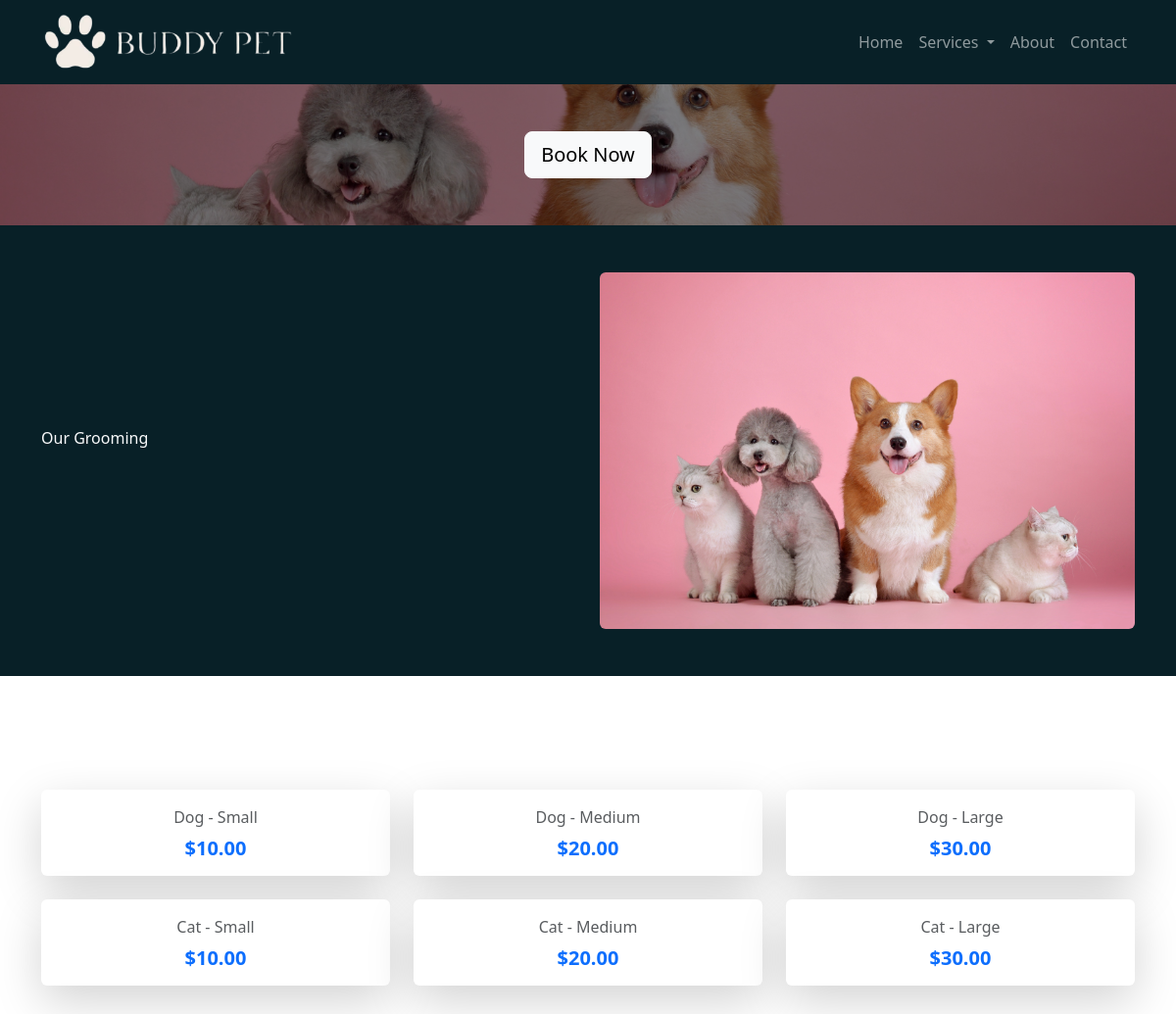
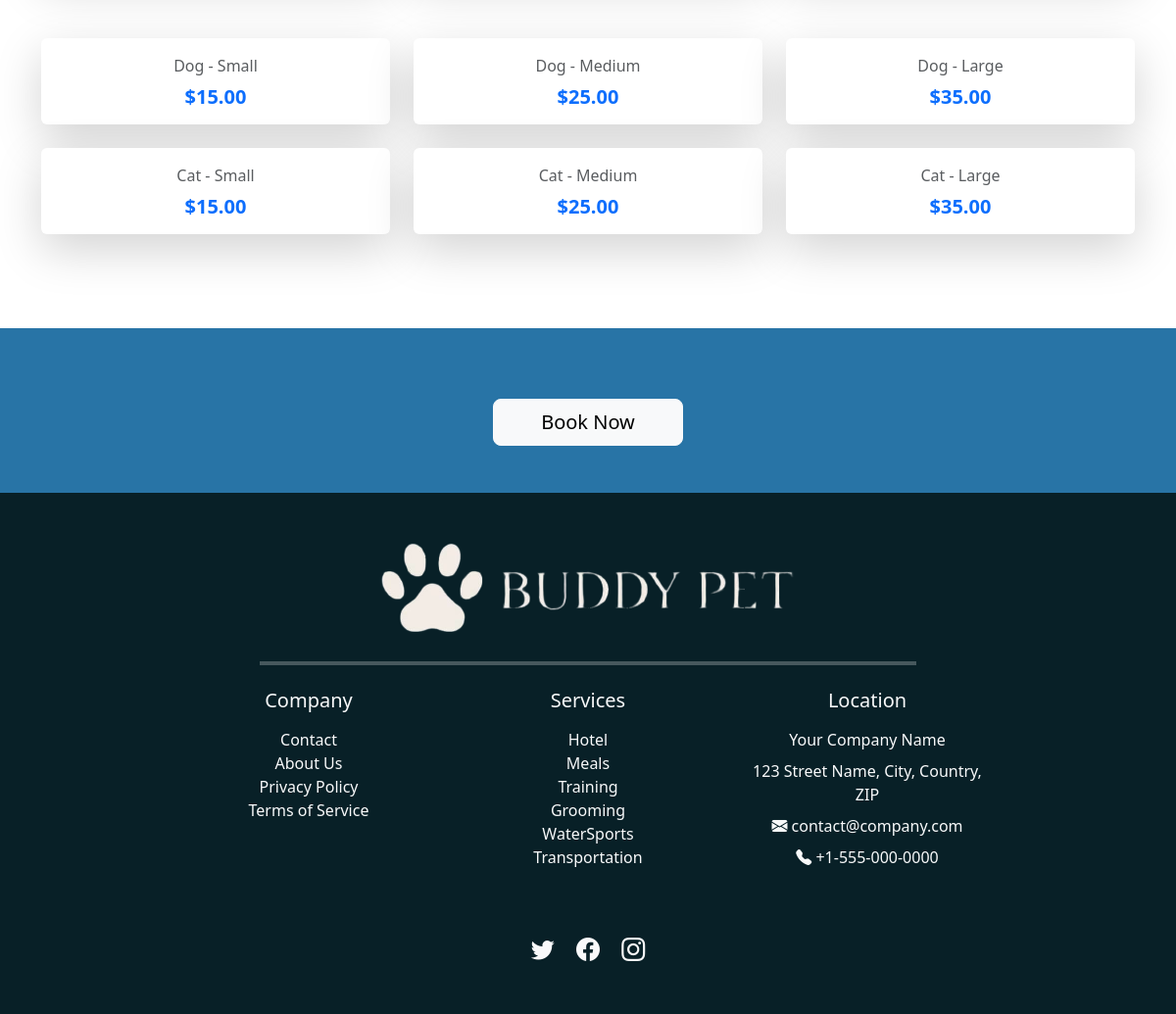
Screenshot of /grooming/ with the database file from the repository (2 pictures, top to bottom).
### branding/models.py (models this page shows, shortened)
class Branding(models.Model):
    company_name = models.CharField(max_length=255, default="Your Company Name",
                                    help_text="Enter the full name of the company.")
    company_email = models.EmailField(default="contact@company.com",
                                      help_text="Enter the official company email address.")
    company_phone = models.CharField(max_length=20, default="+1-555-000-0000",
                                     help_text="Enter the company’s contact number (e.g., +1-555-000-0000).")
    company_address = models.TextField(default="123 Street Name, City, Country, ZIP",
                                       help_text="Enter the full address of the company, including city and ZIP code.")
    logo = models.ImageField(upload_to="branding/", default="default/default_logo.png",
                             help_text="Upload the website logo.")
    favicon = models.ImageField(upload_to="branding/", default="default/default_icon.ico",
                                help_text="Upload the favicon (ICO or PNG).")
    video = models.FileField(upload_to="branding/videos/", default="default/default_video.mp4", blank=True, null=True,
                             help_text="Upload a promotional or branding video file.")
    meta_keywords = models.CharField(max_length=255, blank=True,
                                     default="generic, branding, business, website, company",
                                     help_text="Enter meta keywords for SEO (comma-separated).")
    meta_description = models.TextField(blank=True, default="Enter a meta description for SEO.",
                                        help_text="Enter a meta description for SEO.")
    twitter_link = models.URLField(blank=True, default="https://twitter.com/yourcompany",
                                   help_text="Link to your Twitter profile.")
    facebook_link = models.URLField(blank=True, default="https://facebook.com/yourcompany",
                                    help_text="Link to your Facebook page.")
    instagram_link = models.URLField(blank=True, default="https://instagram.com/yourcompany",
                                     help_text="Link to your Instagram profile.")
    class Meta:
        verbose_name = "Branding"
        verbose_name_plural = "Branding"

### grooming/models.py (models this page shows, shortened)
class GroomingPage(TranslatableModel):
    DEFAULT_IMAGE = 'default/placeholder.jpg'
    translations = TranslatedFields(
        hero_title=models.CharField(max_length=100, default="Professional Pet Grooming Services"),
        hero_subheading=models.CharField(max_length=255, default="Keep your furry friend looking and feeling their best with our expert grooming care."),
        our_grooming_title=models.CharField(max_length=100, default="Tailored Grooming for Every Pet"),
        our_grooming_subheading=models.TextField(default="We provide breed-specific grooming, coat care, and spa treatments designed to suit your pet’s individual needs."),
        grooming_info_title=models.CharField(max_length=100, default="Grooming Packages & Pricing"),
        grooming_info_description=models.TextField(default="Choose from full-service grooms, quick clean-ups, or luxury spa packages. Pricing depends on pet size, coat type, and selected services."),
        cta_title=models.CharField(max_length=100, default="Time for a Fresh Look?"),
        cta_subheading=models.TextField(default="Schedule your pet’s grooming session today and give them the pampering they deserve."),
    )
    hero_image = models.ImageField(upload_to='grooming/', blank=True, null=True, default=DEFAULT_IMAGE)
    our_grooming_image = models.ImageField(upload_to='grooming/', blank=True, null=True, default=DEFAULT_IMAGE)
    class Meta:
        verbose_name = "Grooming Page Content"
        verbose_name_plural = "Grooming Page Content"

class AnimalSize(models.Model):
    SIZE_CHOICES = (
        ('small', 'Small'),
        ('medium', 'Medium'),
        ('large', 'Large'),
    )
    ANIMAL_CHOICES = (
        ('dog', 'Dog'),
        ('cat', 'Cat'),
    )
    animal = models.CharField(max_length=50, choices=ANIMAL_CHOICES)
    size = models.CharField(max_length=50, choices=SIZE_CHOICES)
    service = models.ForeignKey(Service, on_delete=models.CASCADE)
    price = models.DecimalField(max_digits=5, decimal_places=2)
    class Meta:
        verbose_name = "Prices"
        verbose_name_plural = "Prices"

### grooming/views.py (the view)
# urls.py: path('grooming/', GroomingView.as_view(), name='grooming'),
class GroomingView(TemplateView):
    template_name = 'grooming.html'
    def get_context_data(self, **kwargs):
        context = super().get_context_data(**kwargs)
        context = {
            "branding": Branding.objects.first(),
            "service": Service.objects.all(),
            "grooming": GroomingPage.objects.first(),
        }
        return context

### grooming/templates/grooming.html (shortened to what this page needs)
{% extends "base.html" %}
{% load i18n %}
    {% block extra_head %}
    {% load static %}
    <link rel="stylesheet" type="text/css" href="{% static 'home.css' %}">
    <link rel="stylesheet" type="text/css" href="{% static 'base.css' %}">
    {% endblock %}
{% block content %}
<body class="bg-light">
    <section class="hero-section pb-5 bg-primary text-white text-center d-flex justify-content-center align-items-center"
             style="background-image: url('{{ grooming.hero_image.url }}'); background-size: cover; background-position: center; position: relative;">
        <div class="container text-center" style="position: relative; z-index: 2;">
            <a href="{% url 'select_dates' %}" class="btn btn-light btn-lg">{% trans 'Book Now' %}</a>
        </div>
    </section>
    <section class="our-meals-section py-5 text-light" style="background-color: #082027;">
        <div class="container">
            <div class="row align-items-center">
                <div class="col-md-6">
                    <h6>{% trans 'Our Grooming' %}</h6>
                </div>
                <div class="col-md-6">
                    <img src="{{ grooming.our_grooming_image.url }}" alt="{% trans 'Our Grooming' %}" class="img-fluid rounded w-100">
                </div>
            </div>
        </div>
    </section>
    <section class="py-5 text-dark bg-white">
        <div class="container">
            {% for service in service %}
                <div class="mb-5">
                    <div class="d-flex align-items-center mb-3">
                        <div class="flex-grow-1 text-center">
                        </div>
                    </div>
                    <div class="row g-4">
                        {% for size in service.animalsize_set.all %}
                            <div class="col-md-4">
                                <div class="card h-100 shadow-lg border-0">
                                    <div class="card-body d-flex flex-column justify-content-center text-center">
                                        <p class="text-muted mb-2">{{ size.get_animal_display }} - {{ size.get_size_display }}</p>
                                        <h5 class="fw-bold text-primary mb-0">${{ size.price|floatformat:2 }}</h5>
                                    </div>
                                </div>
                            </div>
                        {% empty %}
                            <div class="col-12">
                                <div class="alert alert-warning text-center" role="alert">
                                    {% trans 'No pricing available for this service.' %}
                                </div>
                            </div>
                        {% endfor %}
                    </div>
                </div>
            {% empty %}
                <div class="text-center">
                    <p class="text-muted">{% trans 'No grooming services found.' %}</p>
                </div>
            {% endfor %}
        </div>
    </section>
    <section class="py-5 text-center text-white" style="background-color: #2874a6;">
        <div class="container">
            <a href="{% url 'select_dates' %}" class="btn btn-light btn-lg px-5">{% trans 'Book Now' %}</a>
        </div>
    </section>
</body>
{% endblock %}

### home/templates/base.html (shortened to what this page needs)
<!DOCTYPE html>
{% load i18n %}
<html lang="{% get_current_language as LANGUAGE_CODE %}">
<head>
    {% load static %}
    <link rel="stylesheet" type="text/css" href="{% static 'base.css' %}">
    <link href="https://cdn.jsdelivr.net/npm/bootstrap@5.3.2/dist/css/bootstrap.min.css" rel="stylesheet">
    <link rel="stylesheet" href="https://cdn.jsdelivr.net/npm/bootstrap-icons/font/bootstrap-icons.css">
    {% block extra_head %}{% endblock %}
</head>
<body class="bg-light">
    <nav class="navbar navbar-expand-lg navbar-dark" style="background-color: #082027; z-index: 1000;">
        <div class="container">
            <a class="navbar-brand" href="/">
                <img src="{{ branding.logo.url }}" alt="{{ branding.company_name }}" class="img-fluid" style="max-height: 60px;">
            </a>
            <div class="collapse navbar-collapse" id="navbarNav">
                <ul class="navbar-nav ms-auto">
                    <li class="nav-item"><a class="nav-link" href="/">{% trans "Home" %}</a></li>
                    <li class="nav-item dropdown">
                        <a class="nav-link dropdown-toggle" id="navbarDropdown" role="button" data-bs-toggle="dropdown" aria-expanded="false" href="{% url 'services' %}">
                            {% trans "Services" %}
                        </a>
                    </li>
                    <li class="nav-item"><a class="nav-link" href="{% url 'about_us' %}">{% trans "About" %}</a></li>
                    <li class="nav-item"><a class="nav-link" href="{% url 'contact' %}">{% trans "Contact" %}</a></li>
                </ul>
            </div>
        </div>
    </nav>
    {% block content %} {% endblock %}
    <footer class="text-light py-5 pt-5" style="background-color: #082027;">
        <div class="container">
            <div class="row justify-content-center text-center">
                <div class="col-12 text-center mb-4">
                    <img src="{{ branding.logo.url }}" alt="{{ branding.company_name }}" class="img-fluid" style="max-height: 100px;">
                </div>
                <div class="col-12 text-center text-light mb-4">
                    <hr class="border-bottom border-2 border-white" style="width: 60%; margin: 0 auto;">
                </div>
                <div class="col-md-3 text-center mb-3">
                    <h5 class="mb-3">{% trans "Company" %}</h5>
                    <ul class="list-unstyled">
                        <li><a href="{% url 'contact' %}" class="text-light text-decoration-none">{% trans "Contact" %}</a></li>
                        <li><a href="{% url 'about_us' %}" class="text-light text-decoration-none">{% trans "About Us" %}</a></li>
                        <li><a href="{% url 'privacy_policy' %}" class="text-light text-decoration-none">{% trans "Privacy Policy" %}</a></li>
                        <li><a href="{% url 'terms_of_service' %}" class="text-light text-decoration-none">{% trans "Terms of Service" %}</a></li>
                    </ul>
                </div>
                <div class="col-md-3 text-center mb-3">
                    <h5 class="mb-3">{% trans "Services" %}</h5>
                    <ul class="list-unstyled">
                        <li><a href="{% url 'hotel' %}" class="text-light text-decoration-none">{% trans "Hotel" %}</a></li>
                        <li><a href="{% url 'meals' %}" class="text-light text-decoration-none">{% trans "Meals" %}</a></li>
                        <li><a href="{% url 'training' %}" class="text-light text-decoration-none">{% trans "Training" %}</a></li>
                        <li><a href="{% url 'grooming' %}" class="text-light text-decoration-none">{% trans "Grooming" %}</a></li>
                        <li><a href="{% url 'water_sports' %}" class="text-light text-decoration-none">{% trans "WaterSports" %}</a></li>
                        <li><a href="{% url 'transportation' %}" class="text-light text-decoration-none">{% trans "Transportation" %}</a></li>
                    </ul>
                </div>
                <div class="col-md-3 text-center text-light mb-4">
                    <h5 class="mb-3">{% trans "Location" %}</h5>
                    <p class="text-light mb-2">{{branding.company_name}}</p>
                    <p class="text-light mb-2">{{branding.company_address}}</p>
                    <a href="mailto:{{branding.company_email}}" class="text-light text-decoration-none mb-2 d-block">
                        <i class="bi bi-envelope-fill"></i> {{branding.company_email}}
                    </a>
                    <p>
                        <a href="tel:{{branding.company_phone}}" class="text-light text-decoration-none">
                            <i class="bi bi-telephone-fill"></i> {{branding.company_phone}}
                        </a>
                    </p>
                </div>
            </div>
            <div class="text-center mt-4">
                <a href="{{branding.twitter_link}}" class="text-light me-3 fs-4 text-decoration-none">
                    <i class="bi bi-twitter"></i>
                </a>
                <a href="{{branding.facebook_link}}" class="text-light me-3 fs-4 text-decoration-none">
                    <i class="bi bi-facebook"></i>
                </a>
                <a href="{{branding.instagram_link}}" class="text-light fs-4 text-decoration-none">
                    <i class="bi bi-instagram"></i>
                </a>
            </div>
        </div>
    </footer>
</body>
</html>

### rows the page displays
Branding: logo (placeholder picture), company_name "Your Company Name", company_address "123 Street Name, City, Country, ZIP", company_email "contact@company.com", company_phone "+1-555-000-0000"
GroomingPage: hero_image (placeholder picture), our_grooming_image (placeholder picture)
AnimalSize: animal "Dog", size "Small", price "10.00"
AnimalSize: animal "Dog", size "Medium", price "20.00"
AnimalSize: animal "Dog", size "Large", price "30.00"
AnimalSize: animal "Cat", size "Small", price "10.00"
AnimalSize: animal "Cat", size "Medium", price "20.00"
AnimalSize: animal "Cat", size "Large", price "30.00"
AnimalSize: animal "Dog", size "Small", price "15.00"
AnimalSize: animal "Dog", size "Medium", price "25.00"
AnimalSize: animal "Dog", size "Large", price "35.00"
AnimalSize: animal "Cat", size "Small", price "15.00"
AnimalSize: animal "Cat", size "Medium", price "25.00"
AnimalSize: animal "Cat", size "Large", price "35.00"
